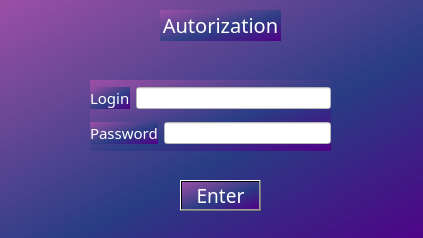
<?xml version="1.0" encoding="UTF-8"?>
<ui version="4.0">
 <class>Form</class>
 <widget class="QWidget" name="Form">
  <property name="geometry">
   <rect>
    <x>0</x>
    <y>0</y>
    <width>423</width>
    <height>238</height>
   </rect>
  </property>
  <property name="minimumSize">
   <size>
    <width>423</width>
    <height>238</height>
   </size>
  </property>
  <property name="maximumSize">
   <size>
    <width>423</width>
    <height>238</height>
   </size>
  </property>
  <property name="windowTitle">
   <string>Enter</string>
  </property>
  <property name="styleSheet">
   <string notr="true">background-color: qlineargradient(spread:pad, x1:1, y1:1, x2:0, y2:0, stop:0 rgba(81, 0, 135, 255), stop:0.427447 rgba(41, 61, 132, 235), stop:1 rgba(155, 79, 165, 255));
</string>
  </property>
  <widget class="QLabel" name="label_3">
   <property name="geometry">
    <rect>
     <x>160</x>
     <y>10</y>
     <width>121</width>
     <height>31</height>
    </rect>
   </property>
   <property name="font">
    <font>
     <family>Rockwell</family>
     <pointsize>15</pointsize>
    </font>
   </property>
   <property name="styleSheet">
    <string notr="true">color: rgb(255, 255, 255);</string>
   </property>
   <property name="text">
    <string>&lt;html&gt;&lt;head/&gt;&lt;body&gt;&lt;p align=&quot;center&quot;&gt;Autorization&lt;/p&gt;&lt;/body&gt;&lt;/html&gt;</string>
   </property>
  </widget>
  <widget class="QPushButton" name="pushButton">
   <property name="geometry">
    <rect>
     <x>180</x>
     <y>180</y>
     <width>81</width>
     <height>31</height>
    </rect>
   </property>
   <property name="font">
    <font>
     <family>Rockwell</family>
     <pointsize>14</pointsize>
    </font>
   </property>
   <property name="styleSheet">
    <string notr="true">color: rgb(255, 255, 255);</string>
   </property>
   <property name="text">
    <string>Enter</string>
   </property>
  </widget>
  <widget class="QWidget" name="layoutWidget">
   <property name="geometry">
    <rect>
     <x>90</x>
     <y>80</y>
     <width>241</width>
     <height>71</height>
    </rect>
   </property>
   <layout class="QVBoxLayout" name="verticalLayout">
    <item>
     <layout class="QHBoxLayout" name="horizontalLayout">
      <item>
       <widget class="QLabel" name="label_4">
        <property name="font">
         <font>
          <family>Rockwell</family>
          <pointsize>11</pointsize>
         </font>
        </property>
        <property name="styleSheet">
         <string notr="true">color: rgb(255, 255, 255);</string>
        </property>
        <property name="text">
         <string>Login</string>
        </property>
       </widget>
      </item>
      <item>
       <widget class="QLineEdit" name="lineEdit">
        <property name="styleSheet">
         <string notr="true">background-color: rgb(255, 255, 255);</string>
        </property>
       </widget>
      </item>
     </layout>
    </item>
    <item>
     <layout class="QHBoxLayout" name="horizontalLayout_2">
      <item>
       <widget class="QLabel" name="label_5">
        <property name="font">
         <font>
          <family>Rockwell</family>
          <pointsize>11</pointsize>
         </font>
        </property>
        <property name="styleSheet">
         <string notr="true">color: rgb(255, 255, 255);</string>
        </property>
        <property name="text">
         <string>Password</string>
        </property>
       </widget>
      </item>
      <item>
       <widget class="QLineEdit" name="lineEdit_2">
        <property name="styleSheet">
         <string notr="true">background-color: rgb(255, 255, 255);</string>
        </property>
       </widget>
      </item>
     </layout>
    </item>
   </layout>
  </widget>
  <widget class="QLabel" name="label">
   <property name="geometry">
    <rect>
     <x>0</x>
     <y>0</y>
     <width>451</width>
     <height>241</height>
    </rect>
   </property>
   <property name="styleSheet">
    <string notr="true">border-image: url(:/овыравор/картинки/df26c3111893819.600a2261192bf.png);
border-image: url(:/pictures/картинки/df26c3111893819.600a2261192bf.png);</string>
   </property>
   <property name="text">
    <string/>
   </property>
  </widget>
  <zorder>label</zorder>
  <zorder>label_3</zorder>
  <zorder>pushButton</zorder>
  <zorder>layoutWidget</zorder>
 </widget>
 <resources>
  <include location="картинки_рес.qrc"/>
 </resources>
 <connections/>
</ui>
